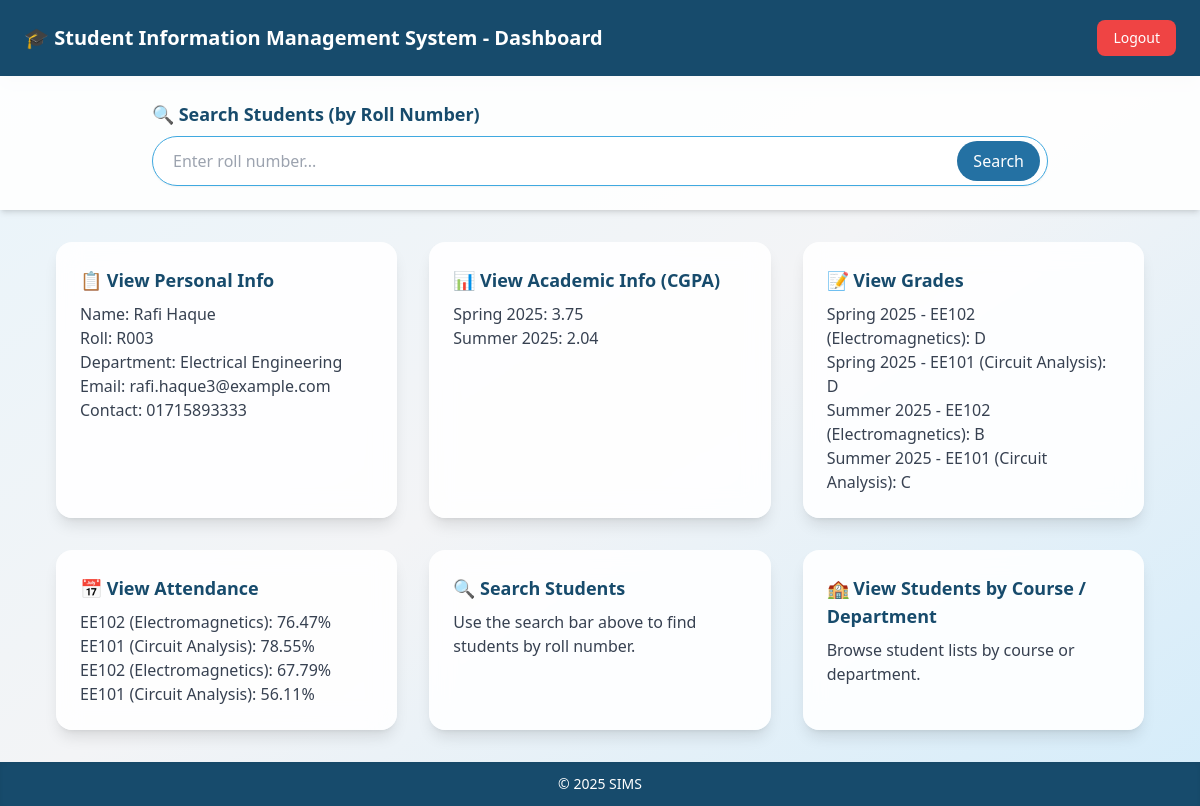
/student_dashboard.php?id=3, run on the app's committed database.
### tables this page shows
CREATE TABLE students (
  student_id INT PRIMARY KEY AUTO_INCREMENT,
  roll_number VARCHAR(20) UNIQUE NOT NULL,
  first_name VARCHAR(50) NOT NULL,
  last_name VARCHAR(50) NOT NULL,
  dob DATE NOT NULL,
  contact_number VARCHAR(15),
  email VARCHAR(100) UNIQUE NOT NULL,
  address TEXT,
  department_id INT,
  FOREIGN KEY (department_id) REFERENCES departments(department_id)
);

CREATE TABLE departments (
  department_id INT PRIMARY KEY AUTO_INCREMENT,
  department_name VARCHAR(100) UNIQUE NOT NULL
);

CREATE TABLE academic_info (
  academic_id INT PRIMARY KEY AUTO_INCREMENT,
  student_id INT,
  semester VARCHAR(20),
  cgpa DECIMAL(3,2) NOT NULL,
  FOREIGN KEY (student_id) REFERENCES students(student_id)
);

CREATE TABLE grades (
  grade_id INT PRIMARY KEY AUTO_INCREMENT,
  student_id INT,
  course_code VARCHAR(10),
  semester VARCHAR(20),
  grade VARCHAR(2) NOT NULL,
  FOREIGN KEY (student_id) REFERENCES students(student_id),
  FOREIGN KEY (course_code) REFERENCES courses(course_code)
);

CREATE TABLE courses (
  course_code VARCHAR(10) PRIMARY KEY,
  course_name VARCHAR(100) NOT NULL,
  department_id INT,
  FOREIGN KEY (department_id) REFERENCES departments(department_id)
);

CREATE TABLE attendance (
  attendance_id INT PRIMARY KEY AUTO_INCREMENT,
  student_id INT,
  course_code VARCHAR(10),
  attendance_percentage DECIMAL(5,2),
  FOREIGN KEY (student_id) REFERENCES students(student_id),
  FOREIGN KEY (course_code) REFERENCES courses(course_code)
);

### student_dashboard.php (the view, shortened to what this page needs)
<?php
$servername = "localhost";
$username   = "root";
$password   = "";
$dbname     = "student_information_msdb";
$conn = new mysqli($servername, $username, $password, $dbname);
$student = null;
$cgpa_info = null;
$grades_info = null;
$attendance_info = null;
if (isset($_GET['id']) && is_numeric($_GET['id'])) {
    $student_id = intval($_GET['id']);
    $stmt = $conn->prepare("SELECT s.student_id, s.roll_number, s.first_name, s.last_name, s.dob, s.contact_number, s.email, s.address, d.department_name
                            FROM students s
                            LEFT JOIN departments d ON s.department_id = d.department_id
                            WHERE s.student_id = ?");
    $stmt->bind_param("i", $student_id);
    $stmt->execute();
    $student = $stmt->get_result()->fetch_assoc();
    $stmt = $conn->prepare("SELECT semester, cgpa FROM academic_info WHERE student_id = ?");
    $stmt->bind_param("i", $student_id);
    $stmt->execute();
    $cgpa_info = $stmt->get_result()->fetch_all(MYSQLI_ASSOC);
    $stmt = $conn->prepare("SELECT g.semester, g.course_code, c.course_name, g.grade
                            FROM grades g
                            JOIN courses c ON g.course_code = c.course_code
                            WHERE g.student_id = ?");
    $stmt->bind_param("i", $student_id);
    $stmt->execute();
    $grades_info = $stmt->get_result()->fetch_all(MYSQLI_ASSOC);
    $stmt = $conn->prepare("SELECT a.course_code, c.course_name, a.attendance_percentage
                            FROM attendance a
                            JOIN courses c ON a.course_code = c.course_code
                            WHERE a.student_id = ?");
    $stmt->bind_param("i", $student_id);
    $stmt->execute();
    $attendance_info = $stmt->get_result()->fetch_all(MYSQLI_ASSOC);
} else {
    header("Location: studentlogin.php");
    exit();
}
?>
<!DOCTYPE html>
<html lang="en">
  <head>
    <script src="https://cdn.tailwindcss.com"></script>
  </head>
  <body
    class="bg-gradient-to-br from-[#E8F4FB] via-gray-100 to-[#D4ECFA] font-sans min-h-screen flex flex-col"
  >
    <header
      class="bg-[#174B6C] text-white py-5 shadow-lg text-xl font-semibold flex justify-between items-center px-6"
    >
      <span>🎓 Student Information Management System - Dashboard</span>
      <a href="students_logout.php"
        class="bg-red-500 hover:bg-red-600 text-white px-4 py-2 rounded-lg text-sm font-medium transition">
        Logout
      </a>
    </header>
    <section class="bg-white/90 py-6 px-8 shadow-md">
      <div class="max-w-4xl mx-auto">
        <form method="POST">
          <label for="search" class="block text-lg font-semibold text-[#174B6C] mb-2">
            🔍 Search Students (by Roll Number)
          </label>
          <div class="relative">
            <input
              type="text"
              id="search"
              name="search_roll"
              placeholder="Enter roll number..."
              class="w-full px-5 py-3 rounded-full border border-[#40A9E0] shadow-sm focus:outline-none focus:ring-2 focus:ring-[#2471A3]"
            />
            <button
              type="submit"
              class="absolute right-2 top-1/2 transform -translate-y-1/2 bg-[#2471A3] text-white px-4 py-2 rounded-full hover:bg-[#174B6C] transition"
            >
              Search
            </button>
          </div>
        </form>
      </div>
    </section>
    <main
      class="flex-1 max-w-6xl mx-auto p-8 grid gap-8 sm:grid-cols-2 lg:grid-cols-3"
    >
      <div class="bg-white/90 backdrop-blur-md p-6 rounded-2xl shadow-lg">
        <h3 class="text-lg font-bold text-[#174B6C] mb-2">📋 View Personal Info</h3>
        <p class="text-gray-700">
          <?php if ($student): ?>
            Name: <?= htmlspecialchars($student['first_name'] . ' ' . $student['last_name']) ?><br>
            Roll: <?= htmlspecialchars($student['roll_number']) ?><br>
            Department: <?= htmlspecialchars($student['department_name']) ?><br>
            Email: <?= htmlspecialchars($student['email']) ?><br>
            Contact: <?= htmlspecialchars($student['contact_number']) ?>
          <?php endif; ?>
        </p>
      </div>
      <div class="bg-white/90 backdrop-blur-md p-6 rounded-2xl shadow-lg">
        <h3 class="text-lg font-bold text-[#174B6C] mb-2">📊 View Academic Info (CGPA)</h3>
        <p class="text-gray-700">
          <?php if ($cgpa_info): ?>
            <?php foreach ($cgpa_info as $row): ?>
              <?= htmlspecialchars($row['semester']) ?>: <?= htmlspecialchars($row['cgpa']) ?><br>
            <?php endforeach; ?>
          <?php endif; ?>
        </p>
      </div>
      <div class="bg-white/90 backdrop-blur-md p-6 rounded-2xl shadow-lg">
        <h3 class="text-lg font-bold text-[#174B6C] mb-2">📝 View Grades</h3>
        <p class="text-gray-700">
          <?php if ($grades_info): ?>
            <?php foreach ($grades_info as $row): ?>
              <?= htmlspecialchars($row['semester']) ?> - <?= htmlspecialchars($row['course_code']) ?> (<?= htmlspecialchars($row['course_name']) ?>): <?= htmlspecialchars($row['grade']) ?><br>
            <?php endforeach; ?>
          <?php endif; ?>
        </p>
      </div>
      <div class="bg-white/90 backdrop-blur-md p-6 rounded-2xl shadow-lg">
        <h3 class="text-lg font-bold text-[#174B6C] mb-2">📅 View Attendance</h3>
        <p class="text-gray-700">
          <?php if ($attendance_info): ?>
            <?php foreach ($attendance_info as $row): ?>
              <?= htmlspecialchars($row['course_code']) ?> (<?= htmlspecialchars($row['course_name']) ?>): <?= htmlspecialchars($row['attendance_percentage']) ?>%<br>
            <?php endforeach; ?>
          <?php endif; ?>
        </p>
      </div>
      <div class="bg-white/90 backdrop-blur-md p-6 rounded-2xl shadow-lg">
        <h3 class="text-lg font-bold text-[#174B6C] mb-2">🔍 Search Students</h3>
        <p class="text-gray-700">
          Use the search bar above to find students by roll number.
        </p>
      </div>
      <div class="bg-white/90 backdrop-blur-md p-6 rounded-2xl shadow-lg">
        <h3 class="text-lg font-bold text-[#174B6C] mb-2">🏫 View Students by Course / Department</h3>
        <p class="text-gray-700">
          Browse student lists by course or department.
        </p>
      </div>
    </main>
    <footer class="bg-[#174B6C] text-white text-center py-3 text-sm shadow-inner">
      © 2025 SIMS
    </footer>
  </body>
</html>

### data on the page
students: first_name+last_name "Rafi Haque", roll_number "R003", department.department_name "Electrical Engineering", email "rafi.haque3@example.com", contact_number "01715893333"
academic_info: semester "Spring 2025", cgpa "3.75"
academic_info: semester "Summer 2025", cgpa "2.04"
grades: semester "Spring 2025", course_code "EE102", course_code.course_name "Electromagnetics", grade "D"
grades: semester "Spring 2025", course_code "EE101", course_code.course_name "Circuit Analysis", grade "D"
grades: semester "Summer 2025", course_code "EE102", course_code.course_name "Electromagnetics", grade "B"
grades: semester "Summer 2025", course_code "EE101", course_code.course_name "Circuit Analysis", grade "C"
attendance: course_code "EE102", course_code.course_name "Electromagnetics", attendance_percentage "76.47"
attendance: course_code "EE101", course_code.course_name "Circuit Analysis", attendance_percentage "78.55"
attendance: course_code "EE102", course_code.course_name "Electromagnetics", attendance_percentage "67.79"
attendance: course_code "EE101", course_code.course_name "Circuit Analysis", attendance_percentage "56.11"
